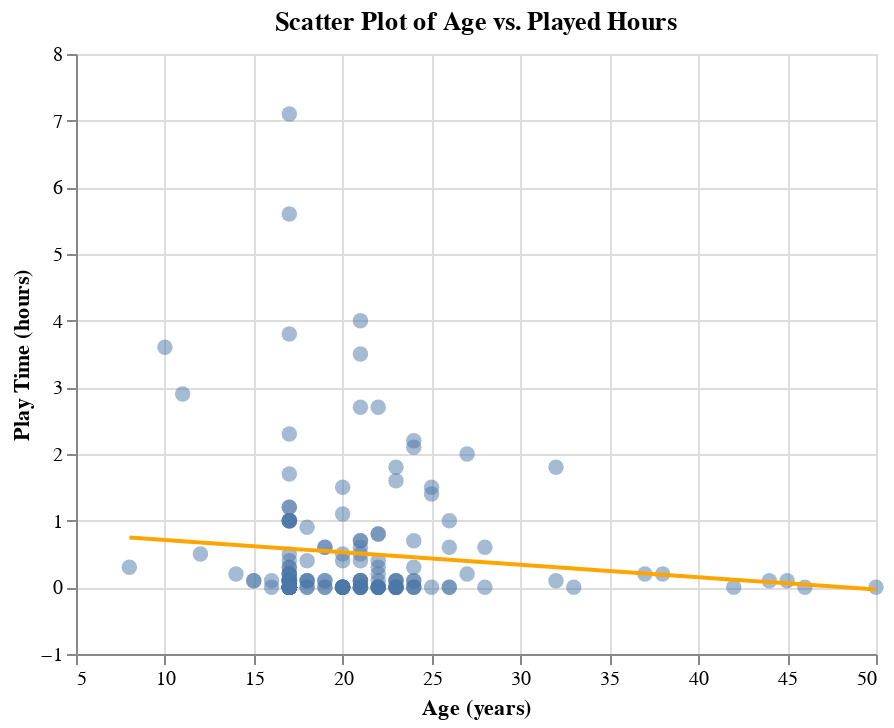

The cell this chart's notebook holds for it:
### Code cell
lr_players_predictions_train = train_df.assign(predicted=lr_train_predictions, set="Train")
lr_players_predictions_test = test_df.assign(predicted=lr_test_predictions, set="Test")

lr_combined_data = pd.concat([lr_players_predictions_train, lr_players_predictions_test], ignore_index=True)

# display only 5 columns
lr_combined_data.sample(n=5, random_state=42)

lr_chart = alt.Chart(lr_combined_data).mark_circle(size=60, opacity=0.5).encode(
    alt.X('age:Q', title='Age (years)').scale(zero=False),
    alt.Y('played_hours:Q', title='Play Time (hours)'),
    tooltip=['age', 'played_hours']
).properties(
    title='Scatter Plot of Age vs. Played Hours',
    width=400,
    height=300
) + alt.Chart(lr_combined_data).mark_line(color="orange").encode(
    x="age",
    y="predicted"
)

lr_chart

### Figure 1 — Vega-Lite specification as saved in the notebook (floating-point values rounded to 4 significant figures; data arrays with more than 128 entries replaced by an {"elided": "..."} marker saying what was removed)
{"config": {"view": {"continuousWidth": 300, "continuousHeight": 300}}, "layer": [{"mark": {"type": "circle", "opacity": 0.5, "size": 60}, "encoding": {"tooltip": [{"field": "age", "type": "quantitative"}, {"field": "played_hours", "type": "quantitative"}], "x": {"field": "age", "scale": {"zero": false}, "title": "Age (years)", "type": "quantitative"}, "y": {"field": "played_hours", "title": "Play Time (hours)", "type": "quantitative"}}, "title": "Scatter Plot of Age vs. Played Hours"}, {"mark": {"type": "line", "color": "orange"}, "encoding": {"x": {"field": "age", "type": "quantitative"}, "y": {"field": "predicted", "type": "quantitative"}}}], "data": {"name": "data-19d14ad8d391c94723631695dd1fdef2"}, "height": 300, "width": 400, "$schema": "https://vega.github.io/schema/vega-lite/v5.20.1.json", "datasets": {"data-19d14ad8d391c94723631695dd1fdef2": {"elided": "181 records"}}}
